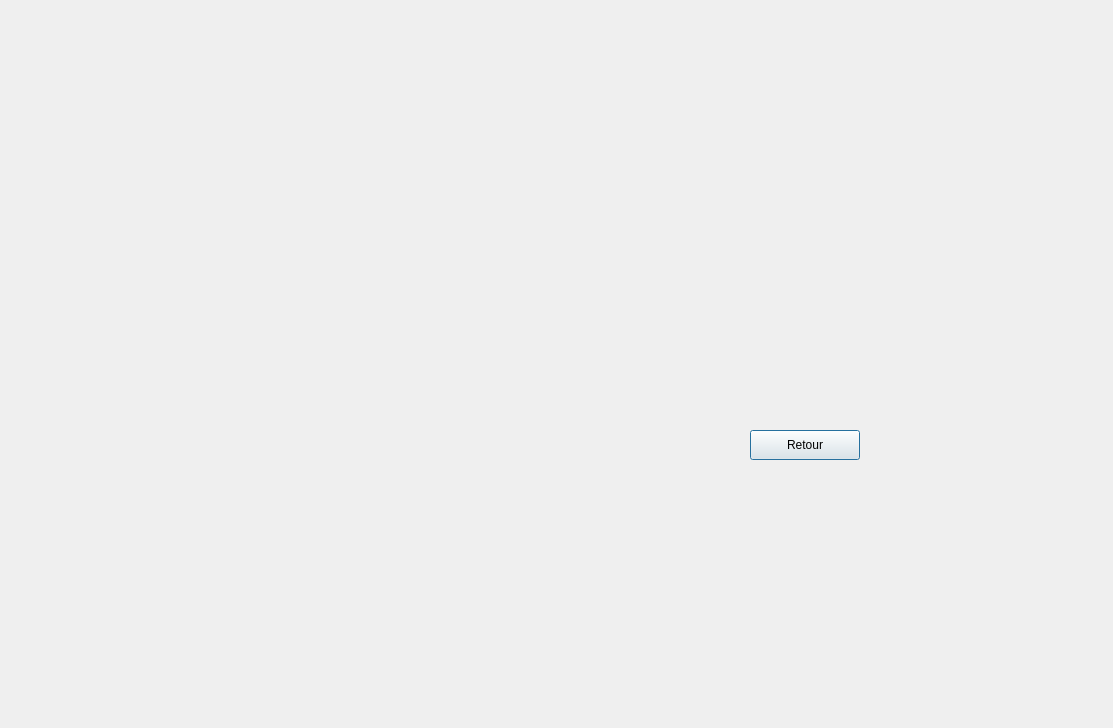
<?xml version="1.0" encoding="UTF-8"?>
<ui version="4.0">
 <class>stats</class>
 <widget class="QDialog" name="stats">
  <property name="geometry">
   <rect>
    <x>0</x>
    <y>0</y>
    <width>1113</width>
    <height>728</height>
   </rect>
  </property>
  <property name="windowTitle">
   <string>Dialog</string>
  </property>
  <widget class="QLabel" name="stat_2">
   <property name="geometry">
    <rect>
     <x>710</x>
     <y>130</y>
     <width>261</width>
     <height>211</height>
    </rect>
   </property>
   <property name="styleSheet">
    <string notr="true">font: 11pt &quot;MS Shell Dlg 2&quot;;</string>
   </property>
   <property name="text">
    <string/>
   </property>
  </widget>
  <widget class="QLabel" name="stat">
   <property name="geometry">
    <rect>
     <x>20</x>
     <y>50</y>
     <width>611</width>
     <height>471</height>
    </rect>
   </property>
   <property name="styleSheet">
    <string notr="true">font: 11pt &quot;MS Shell Dlg 2&quot;;</string>
   </property>
   <property name="text">
    <string/>
   </property>
  </widget>
  <widget class="QPushButton" name="pushButton_9">
   <property name="geometry">
    <rect>
     <x>750</x>
     <y>430</y>
     <width>110</width>
     <height>30</height>
    </rect>
   </property>
   <property name="text">
    <string>Retour</string>
   </property>
   <property name="icon">
    <iconset>
     <normaloff>:/boutons/Bottons/Retour.png</normaloff>:/boutons/Bottons/Retour.png</iconset>
   </property>
  </widget>
 </widget>
 <resources/>
 <connections/>
</ui>
